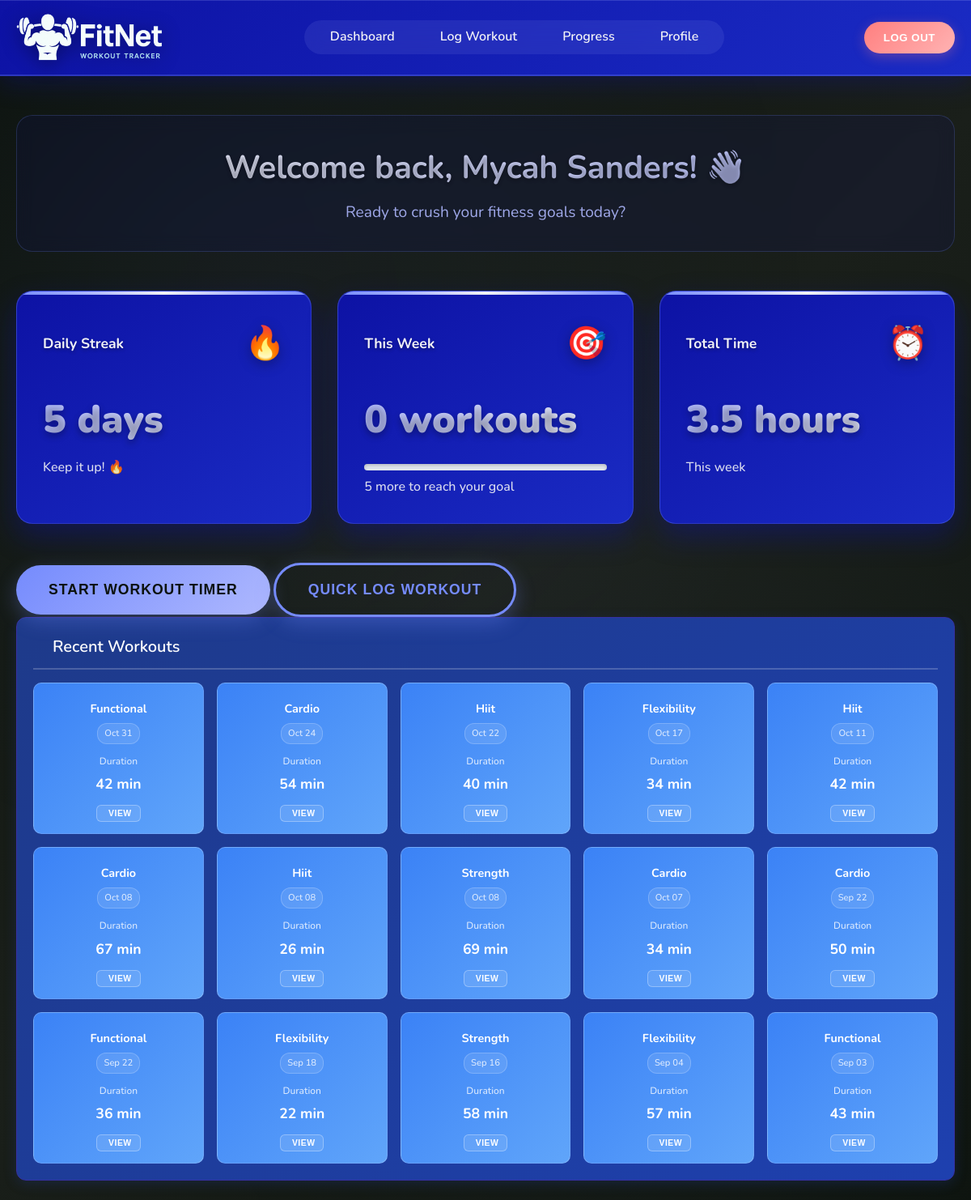
The app's page /dashboard (signed in), older data.
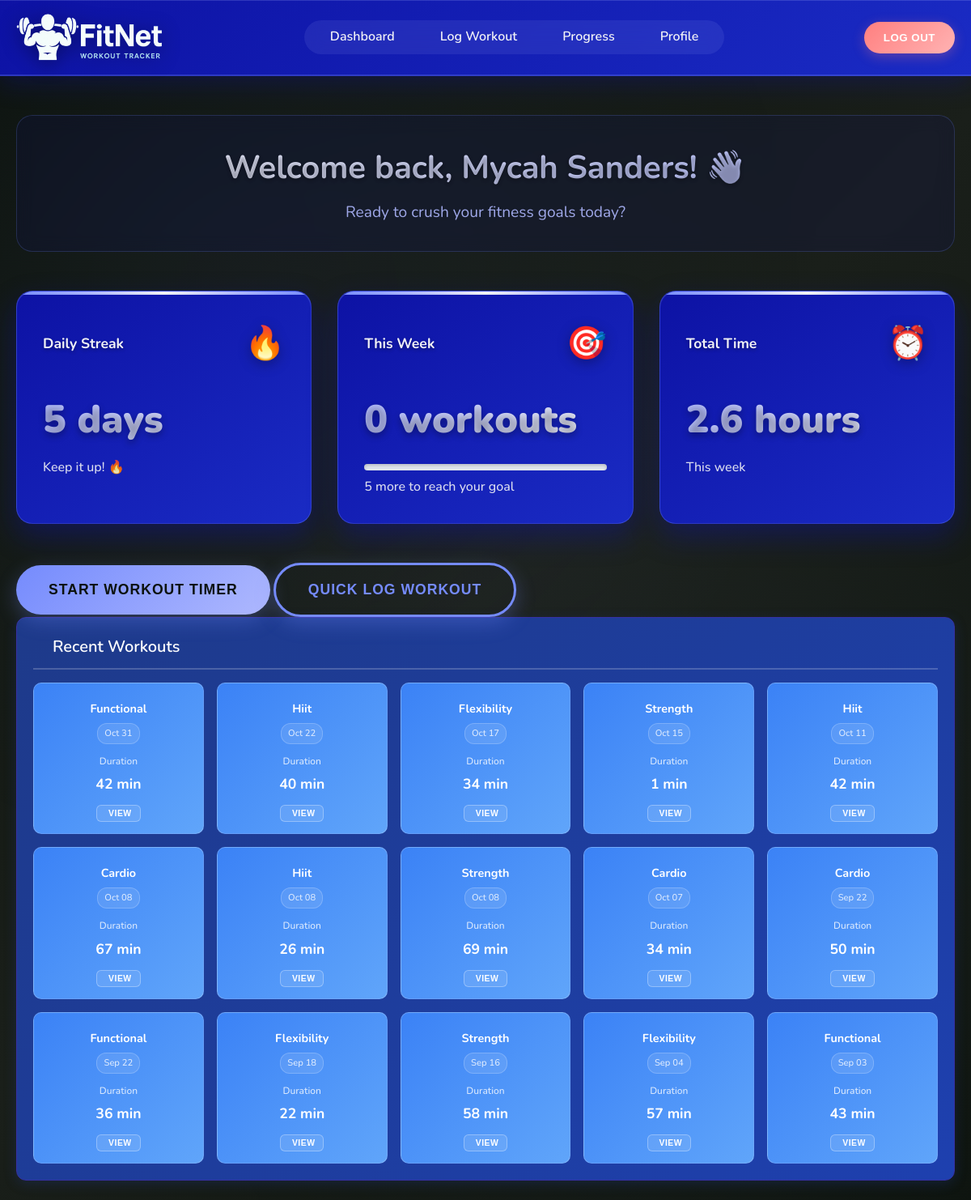
The same page, newer data.
### tables this page shows
CREATE TABLE "Workouts" (
                workout_id INTEGER PRIMARY KEY AUTOINCREMENT,
                user_id INTEGER NOT NULL,
                workout_type TEXT NOT NULL,
                start_time DATETIME,
                end_time DATETIME,
                duration_min INTEGER,
                calories_burned INTEGER,
                FOREIGN KEY (user_id) REFERENCES Users(user_id)
            );

### main.py (the view)
@app.route('/dashboard', methods=['GET'])
def dashboard():
    if 'user_id' not in session:
        return redirect(url_for('login'))
    print(f"DEBUG: Dashboard - session user_id: {session.get('user_id')}, session name: {session.get('name')}")  # Debug line
    conn = get_db_connection()
    user_data = conn.execute(
        'SELECT first_name, surname, email FROM Users WHERE user_id = ?',
        (session['user_id'],)
    ).fetchone()
    print(f"DEBUG: User data from DB: {dict(user_data) if user_data else 'None'}")  # Debug line
    if session.get('name') and session.get('name') != 'User':
        full_name = session.get('name')
    elif user_data and user_data['first_name'] and user_data['surname']:
        full_name = f"{user_data['first_name']} {user_data['surname']}"
        session['name'] = full_name
    else:
        full_name = "User"
    print(f"DEBUG: Final full_name: {full_name}")  # Debug line
    streak_query = '''
        SELECT COUNT(*) as streak FROM (
            SELECT DATE(start_time) as workout_date
            FROM Workouts
            WHERE user_id = ?
            GROUP BY workout_date
            ORDER BY workout_date DESC
        )
        WHERE workout_date >= DATE('now', '-6 days')
    '''
    streak_result = conn.execute(streak_query, (session['user_id'],)).fetchone()
    daily_streak = streak_result['streak'] if streak_result else 0
    weekly_workouts_query = (
        'SELECT COUNT(*) FROM Workouts '
        'WHERE user_id = ? AND start_time >= DATE("now", "-6 days")'
    )
    weekly_workouts = conn.execute(weekly_workouts_query, (session['user_id'],)).fetchone()[0]
    total_time_query = '''
        SELECT SUM(duration_min) FROM Workouts
        WHERE user_id = ? AND start_time >= DATE('now', '-6 days')
    '''
    total_time = conn.execute(total_time_query, (session['user_id'],)).fetchone()[0] or 0
    total_time_hours = total_time / 60
    recent_workouts_query = '''
        SELECT workout_id, workout_type, start_time, duration_min
        FROM Workouts
        WHERE user_id = ?
        ORDER BY start_time DESC
        LIMIT 20
    '''
    recent_workouts_raw = conn.execute(recent_workouts_query, (session['user_id'],)).fetchall()
    recent_workouts = []
    for workout in recent_workouts_raw:
        workout_dict = dict(workout)
        if workout_dict['start_time']:
            try:
                from datetime import datetime
                workout_dict['start_time'] = datetime.strptime(workout_dict['start_time'], '%Y-%m-%d %H:%M:%S')
            except (ValueError, TypeError):
                workout_dict['start_time'] = None
        try:
            workout_dict['duration_min'] = int(workout_dict['duration_min']) if workout_dict['duration_min'] else 0
        except (ValueError, TypeError):
            workout_dict['duration_min'] = 0
        try:
            workout_dict['workout_id'] = int(workout_dict['workout_id']) if workout_dict['workout_id'] else 0
        except (ValueError, TypeError):
            workout_dict['workout_id'] = 0
        recent_workouts.append(workout_dict)
    conn.close()
    return render_template(
        'dashboard.html',
        user=user_data,
        full_name=full_name,
        daily_streak=daily_streak,
        weekly_workouts=weekly_workouts,
        total_time=total_time,
        total_time_hours=total_time_hours,
        recent_workouts=recent_workouts
    )

### main.py (called while the page is built)
def get_db_connection():
    conn = sqlite3.connect('database/data_source.db')
    conn.row_factory = sqlite3.Row
    return conn

### templates/dashboard.html (shortened to what this page needs)
<!DOCTYPE html>
<html lang="en">
<head>
  <link rel="stylesheet" href="static/css/dashboard.css">
</head>
<body>
  <header class="header">
    <div class="container">
      <div class="logo">
        <img src="static/images/FitNet Logo.png" alt="FitNet Logo">
      </div>
      <nav class="navigation">
        <ul>
          <li><a href="/dashboard">Dashboard</a></li>
          <li><a href="/log-workout">Log Workout</a></li>
          <li><a href="/progress">Progress</a></li>
          <li><a href="/profile">Profile</a></li>
        </ul>
      </nav>
      <div class="actions">
        <button class="logout logout-light-red" onclick="window.location.href='/logout'">Log Out</button>
      </div>
    </div>
  </header>
  <main class="container">
    <div class="welcome-section">
      <h2>Welcome back, {{ full_name }}! 👋</h2>
      <p>Ready to crush your fitness goals today?</p>
    </div>
    <div class="stats-cards">
      <div class="card">
        <div class="card-header">
          <span>Daily Streak</span>
          <span class="icon flame">🔥</span>
        </div>
        <div class="card-content">
          <div class="value">{{ daily_streak }} days</div>
          <p>Keep it up! 🔥</p>
        </div>
      </div>
      <div class="card">
        <div class="card-header">
          <span>This Week</span>
          <span class="icon target">🎯</span>
        </div>
        <div class="card-content">
          <div class="value">{{ weekly_workouts }} workouts</div>
          <div class="progress-bar">
          </div>
          <p>{{ 5-weekly_workouts if weekly_workouts < 5 else 0 }} more to reach your goal</p>
        </div>
      </div>
      <div class="card">
        <div class="card-header">
          <span>Total Time</span>
          <span class="icon clock">⏰</span>
        </div>
        <div class="card-content">
          <div class="value">{{ "%.1f"|format(total_time_hours) }} hours</div>
          <p>This week</p>
        </div>
      </div>
    </div>
    <div class="quick-actions">
      <button id="start-workout-btn" class="start-workout" onclick="window.location.href='/log-workout?autostart=true'">Start Workout Timer</button>
      <button id="quick-log-btn" class="schedule-workout" onclick="openQuickLogModal()">Quick Log Workout</button>
    </div>
    <div class="recent-workouts-section">
        <div class="section-header">
            <h3> Recent Workouts</h3>
        </div>
        <div class="workouts-container">
            {% if recent_workouts %}
                {% for workout in recent_workouts %}
                <div class="workout-card">
                    <div class="workout-header">
                        <div class="workout-type">
                            <span class="workout-name">{{ workout.workout_type|title }}</span>
                        </div>
                        <div class="workout-date">
                            {{ workout.start_time.strftime('%b %d') if workout.start_time else 'Recently' }}
                        </div>
                    </div>
                    <div class="workout-details">
                        <div class="workout-stat">
                            <span class="stat-label">Duration</span>
                            <span class="stat-value">{{ workout.duration_min }} min</span>
                        </div>
                    </div>
                    <div class="workout-actions">
                        <button class="btn btn-outline btn-sm" onclick="viewWorkoutDetails({{ workout.workout_id if workout.workout_id else 0 }})">
                             View
                        </button>
                    </div>
                </div>
                {% endfor %}
            {% endif %}
        </div>
    </div>
  </main>
</body>
</html>

### templates/dashboard.html (style rules this page uses)
.recent-workouts-section { background: linear-gradient(135deg, #1e3a8a 0%, #1e40af 100%); border-radius: 12px; padding: 20px; box-shadow: 0 4px 15px rgba(30, 58, 138, 0.3); margin-bottom: 24px; border: 1px solid #3730a3; }
.section-header { display: flex; justify-content: space-between; align-items: center; margin-bottom: 16px; padding-bottom: 10px; border-bottom: 2px solid rgba(255, 255, 255, 0.2); }
.section-header h3 { margin: 0; color: white; font-size: 1.25rem; font-weight: 600; }
.workouts-container { display: flex; gap: 16px; flex-wrap: wrap; }
.workout-card { background: linear-gradient(135deg, #3b82f6 0%, #60a5fa 100%); border: 1px solid rgba(255, 255, 255, 0.2); border-radius: 10px; padding: 14px; transition: all 0.3s ease; position: relative; flex: 1; min-width: 180px; max-width: 220px; color: white; }
.workout-header { display: flex; flex-direction: column; align-items: center; text-align: center; margin-bottom: 12px; }
.workout-type { display: flex; flex-direction: column; align-items: center; font-weight: 600; color: white; margin-bottom: 6px; }
.workout-name { font-size: 0.9rem; font-weight: 700; }
.workout-date { font-size: 0.7rem; color: rgba(255, 255, 255, 0.8); font-weight: 500; background: rgba(255, 255, 255, 0.1); padding: 3px 8px; border-radius: 12px; border: 1px solid rgba(255, 255, 255, 0.2); }
.workout-details { margin-bottom: 12px; text-align: center; }
.workout-stat { display: flex; flex-direction: column; align-items: center; gap: 4px; }
.stat-label { color: rgba(255, 255, 255, 0.8); font-size: 0.75rem; font-weight: 500; }
.stat-value { font-weight: 700; color: white; font-size: 1.1rem; }
.workout-actions { display: flex; justify-content: center; }
.btn { padding: 6px 12px; border: none; border-radius: 6px; cursor: pointer; text-decoration: none; display: inline-flex; align-items: center; gap: 4px; font-size: 0.7rem; font-weight: 600; transition: all 0.3s ease; text-transform: uppercase; letter-spacing: 0.5px; }
.btn-sm { padding: 4px 10px; font-size: 0.65rem; }
.btn-outline { background-color: rgba(255, 255, 255, 0.1); border: 1.5px solid rgba(255, 255, 255, 0.3); color: white; }

Row changes from the older to the newer data that the page shows:
removed Workouts: workout_type "Cardio", start_time "Oct 24", duration_min "54"
added Workouts: workout_type "Strength", start_time "Oct 15", duration_min "1"
Text that changed along with them:
{{ "%.1f"|format(total_time_hours) }}: "3.5" → "2.6"
